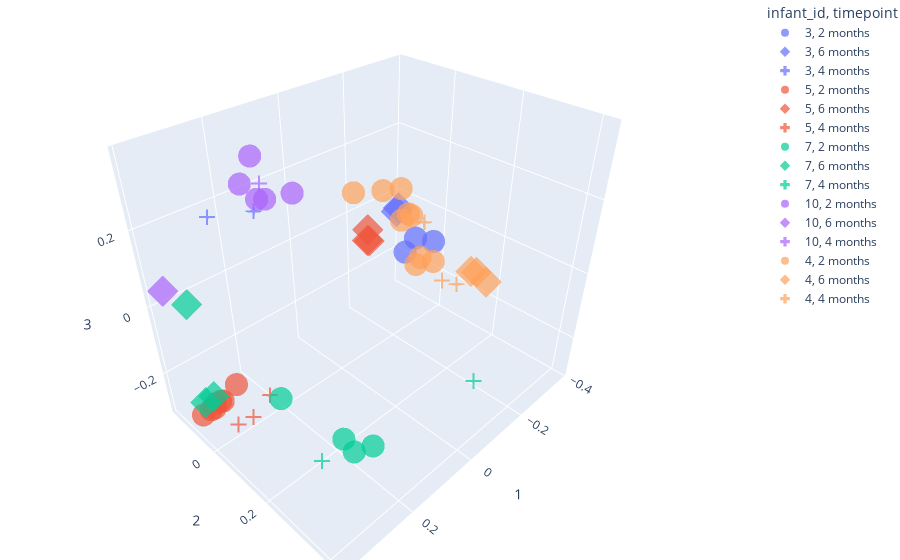

The cell this chart's notebook holds for it:
### Markdown cell above
### Infant and Timepoint clusering

When combining `infant_id` and `timepoint` we see that the subclusters that formed within one infant originate from different timepoints.

### Code cell
fig = px.scatter_3d(pcoa_braycurtis_metadata_246_merged,
                    x=1,
                    y=2,
                    z=3,
                    color='infant_id',
                    symbol='timepoint',
                    symbol_map={
                    "2 months": "circle",
                    "4 months": "cross",
                    "6 months": "diamond"},
                    opacity=0.7)

fig.update_layout(margin=dict(l=0, r=0, b=0, t=0))
fig.show()

### Figure 1 — Plotly figure (JSON) as saved in the notebook; plotly's stock layout.template omitted (floating-point values rounded to 4 significant figures)
{"data": [{"hovertemplate": "infant_id=3<br>timepoint=2 months<br>1=%{x}<br>2=%{y}<br>3=%{z}<extra></extra>", "legendgroup": "3, 2 months", "marker": {"color": "#636efa", "opacity": 0.7, "symbol": "circle"}, "mode": "markers", "name": "3, 2 months", "scene": "scene", "showlegend": true, "type": "scatter3d", "x": [0.0599, 0.1006, 0.07684], "y": [0.3397, 0.306, 0.3098], "z": [0.2512, 0.2307, 0.253]}, {"hovertemplate": "infant_id=3<br>timepoint=6 months<br>1=%{x}<br>2=%{y}<br>3=%{z}<extra></extra>", "legendgroup": "3, 6 months", "marker": {"color": "#636efa", "opacity": 0.7, "symbol": "diamond"}, "mode": "markers", "name": "3, 6 months", "scene": "scene", "showlegend": true, "type": "scatter3d", "x": [-0.2635, -0.3277], "y": [-0.04965, -0.1167], "z": [0.04115, -0.02188]}, {"hovertemplate": "infant_id=3<br>timepoint=4 months<br>1=%{x}<br>2=%{y}<br>3=%{z}<extra></extra>", "legendgroup": "3, 4 months", "marker": {"color": "#636efa", "opacity": 0.7, "symbol": "cross"}, "mode": "markers", "name": "3, 4 months", "scene": "scene", "showlegend": true, "type": "scatter3d", "x": [0.2471, 0.2213], "y": [-0.1442, -0.0002277], "z": [0.1826, 0.2443]}, {"hovertemplate": "infant_id=5<br>timepoint=2 months<br>1=%{x}<br>2=%{y}<br>3=%{z}<extra></extra>", "legendgroup": "5, 2 months", "marker": {"color": "#EF553B", "opacity": 0.7, "symbol": "circle"}, "mode": "markers", "name": "5, 2 months", "scene": "scene", "showlegend": true, "type": "scatter3d", "x": [0.337, 0.3803, 0.3545, 0.3185, 0.3418, 0.2775, 0.324], "y": [-0.09119, -0.07756, -0.08518, -0.08627, -0.08928, -0.08198, -0.08842], "z": [-0.2859, -0.2827, -0.2895, -0.2863, -0.2959, -0.2557, -0.2843]}, {"hovertemplate": "infant_id=5<br>timepoint=6 months<br>1=%{x}<br>2=%{y}<br>3=%{z}<extra></extra>", "legendgroup": "5, 6 months", "marker": {"color": "#EF553B", "opacity": 0.7, "symbol": "diamond"}, "mode": "markers", "name": "5, 6 months", "scene": "scene", "showlegend": true, "type": "scatter3d", "x": [-0.2613, -0.2536, -0.2579], "y": [-0.1646, -0.159, -0.1559], "z": [-0.07388, -0.1038, -0.1061]}, {"hovertemplate": "infant_id=5<br>timepoint=4 months<br>1=%{x}<br>2=%{y}<br>3=%{z}<extra></extra>", "legendgroup": "5, 4 months", "marker": {"color": "#EF553B", "opacity": 0.7, "symbol": "cross"}, "mode": "markers", "name": "5, 4 months", "scene": "scene", "showlegend": true, "type": "scatter3d", "x": [0.2263, 0.2865, 0.3292], "y": [-0.0164, -0.008586, -0.009741], "z": [-0.2817, -0.3079, -0.303]}, {"hovertemplate": "infant_id=7<br>timepoint=2 months<br>1=%{x}<br>2=%{y}<br>3=%{z}<extra></extra>", "legendgroup": "7, 2 months", "marker": {"color": "#00cc96", "opacity": 0.7, "symbol": "circle"}, "mode": "markers", "name": "7, 2 months", "scene": "scene", "showlegend": true, "type": "scatter3d", "x": [0.248, 0.2311, 0.2801, 0.2403], "y": [0.3112, 0.3509, 0.1087, 0.2705], "z": [-0.2029, -0.1655, -0.1665, -0.2018]}, {"hovertemplate": "infant_id=7<br>timepoint=6 months<br>1=%{x}<br>2=%{y}<br>3=%{z}<extra></extra>", "legendgroup": "7, 6 months", "marker": {"color": "#00cc96", "opacity": 0.7, "symbol": "diamond"}, "mode": "markers", "name": "7, 6 months", "scene": "scene", "showlegend": true, "type": "scatter3d", "x": [0.3318, 0.3721, 0.3554], "y": [-0.1492, -0.06793, -0.05636], "z": [-0.01385, -0.2394, -0.2229]}, {"hovertemplate": "infant_id=7<br>timepoint=4 months<br>1=%{x}<br>2=%{y}<br>3=%{z}<extra></extra>", "legendgroup": "7, 4 months", "marker": {"color": "#00cc96", "opacity": 0.7, "symbol": "cross"}, "mode": "markers", "name": "7, 4 months", "scene": "scene", "showlegend": true, "type": "scatter3d", "x": [0.301, -0.000987], "y": [0.2673, 0.4229], "z": [-0.2241, -0.08994]}, {"hovertemplate": "infant_id=10<br>timepoint=2 months<br>1=%{x}<br>2=%{y}<br>3=%{z}<extra></extra>", "legendgroup": "10, 2 months", "marker": {"color": "#ab63fa", "opacity": 0.7, "symbol": "circle"}, "mode": "markers", "name": "10, 2 months", "scene": "scene", "showlegend": true, "type": "scatter3d", "x": [0.2053, 0.2426, 0.2177, 0.2549, 0.2468], "y": [0.1108, 0.07319, 0.002691, 0.01228, 0.05273], "z": [0.3211, 0.308, 0.3653, 0.3224, 0.3017]}, {"hovertemplate": "infant_id=10<br>timepoint=6 months<br>1=%{x}<br>2=%{y}<br>3=%{z}<extra></extra>", "legendgroup": "10, 6 months", "marker": {"color": "#ab63fa", "opacity": 0.7, "symbol": "diamond"}, "mode": "markers", "name": "10, 6 months", "scene": "scene", "showlegend": true, "type": "scatter3d", "x": [0.3851], "y": [-0.1381], "z": [0.05739]}, {"hovertemplate": "infant_id=10<br>timepoint=4 months<br>1=%{x}<br>2=%{y}<br>3=%{z}<extra></extra>", "legendgroup": "10, 4 months", "marker": {"color": "#ab63fa", "opacity": 0.7, "symbol": "cross"}, "mode": "markers", "name": "10, 4 months", "scene": "scene", "showlegend": true, "type": "scatter3d", "x": [0.2019], "y": [0.0006486], "z": [0.3002]}, {"hovertemplate": "infant_id=4<br>timepoint=2 months<br>1=%{x}<br>2=%{y}<br>3=%{z}<extra></extra>", "legendgroup": "4, 2 months", "marker": {"color": "#FFA15A", "opacity": 0.7, "symbol": "circle"}, "mode": "markers", "name": "4, 2 months", "scene": "scene", "showlegend": true, "type": "scatter3d", "x": [-0.3454, -0.3343, -0.3625, -0.3739, -0.3799, -0.3758, -0.2425, -0.1838, -0.3675], "y": [-0.05203, -0.02708, -0.1332, -0.01088, -0.1054, -0.115, -0.08821, -0.1388, -0.1335], "z": [-0.1798, -0.1384, 0.03117, -0.1631, -0.05178, -0.04834, 0.08608, 0.08302, -0.07392]}, {"hovertemplate": "infant_id=4<br>timepoint=6 months<br>1=%{x}<br>2=%{y}<br>3=%{z}<extra></extra>", "legendgroup": "4, 6 months", "marker": {"color": "#FFA15A", "opacity": 0.7, "symbol": "diamond"}, "mode": "markers", "name": "4, 6 months", "scene": "scene", "showlegend": true, "type": "scatter3d", "x": [-0.3766, -0.3748, -0.3392], "y": [0.1229, 0.1422, 0.2003], "z": [-0.1341, -0.1265, -0.1123]}, {"hovertemplate": "infant_id=4<br>timepoint=4 months<br>1=%{x}<br>2=%{y}<br>3=%{z}<extra></extra>", "legendgroup": "4, 4 months", "marker": {"color": "#FFA15A", "opacity": 0.7, "symbol": "cross"}, "mode": "markers", "name": "4, 4 months", "scene": "scene", "showlegend": true, "type": "scatter3d", "x": [-0.2659, -0.2144, -0.2914], "y": [0.1594, 0.1516, 0.01825], "z": [-0.1031, -0.06947, 0.01379]}], "layout": {"legend": {"title": {"text": "infant_id, timepoint"}, "tracegroupgap": 0}, "margin": {"b": 0, "l": 0, "r": 0, "t": 0}, "scene": {"domain": {"x": [0, 1], "y": [0, 1]}, "xaxis": {"title": {"text": "1"}}, "yaxis": {"title": {"text": "2"}}, "zaxis": {"title": {"text": "3"}}}}}
